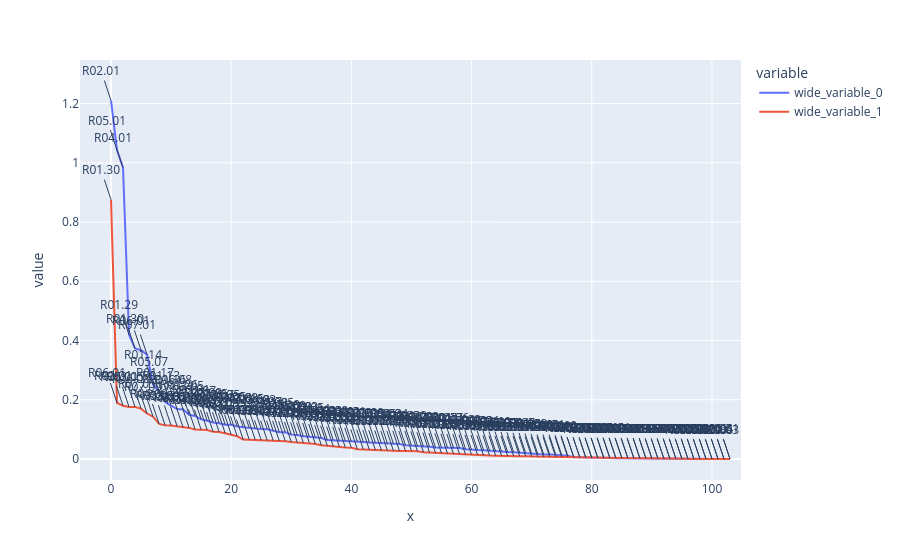

Write notebook code for a chart like this one.
### Code cell
ys=[DH_list_opt, DH_list_exp]
fig = px.line(x=range(idx),y=ys.copy())
for i, name in enumerate(names_opt):
    x_text = i
    y_text = ys[0][i]
    fig.add_annotation(x=x_text, y=y_text, text=name)
    
for i, name in enumerate(names_exp):
    x_text = i
    y_text = ys[1][i]
    fig.add_annotation(x=x_text, y=y_text, text=name)

fig.show()

### Figure 1 — Plotly figure (JSON) as saved in the notebook; plotly's stock layout.template omitted (floating-point values rounded to 4 significant figures)
{"data": [{"hovertemplate": "variable=wide_variable_0<br>x=%{x}<br>value=%{y}<extra></extra>", "legendgroup": "wide_variable_0", "line": {"color": "#636efa", "dash": "solid"}, "marker": {"symbol": "circle"}, "mode": "lines", "name": "wide_variable_0", "orientation": "v", "showlegend": true, "type": "scatter", "x": [0, 1, 2, 3, 4, 5, 6, 7, 8, 9, 10, 11, 12, 13, 14, 15, 16, 17, 18, 19, 20, 21, 22, 23, 24, 25, 26, 27, 28, 29, 30, 31, 32, 33, 34, 35, 36, 37, 38, 39, 40, 41, 42, 43, 44, 45, 46, 47, 48, 49, 50, 51, 52, 53, 54, 55, 56, 57, 58, 59, 60, 61, 62, 63, 64, 65, 66, 67, 68, 69, 70, 71, 72, 73, 74, 75, 76, 77, 78, 79, 80, 81, 82, 83, 84, 85, 86, 87, 88, 89, 90, 91, 92, 93, 94, 95, 96, 97, 98, 99, 100, 101, 102, 103], "xaxis": "x", "y": [1.21, 1.043, 0.9834, 0.4191, 0.373, 0.3671, 0.3524, 0.2506, 0.228, 0.1921, 0.18, 0.1685, 0.1674, 0.1496, 0.1454, 0.134, 0.1292, 0.1231, 0.121, 0.1161, 0.1156, 0.11, 0.1071, 0.1049, 0.1015, 0.1009, 0.1004, 0.09454, 0.09072, 0.09032, 0.08228, 0.08066, 0.07641, 0.07532, 0.07304, 0.07082, 0.06381, 0.06305, 0.0616, 0.06054, 0.05948, 0.05897, 0.05703, 0.05595, 0.05465, 0.05293, 0.05214, 0.05137, 0.05077, 0.04658, 0.04583, 0.0442, 0.04223, 0.04124, 0.03902, 0.03872, 0.03798, 0.03749, 0.03748, 0.0332, 0.03046, 0.03018, 0.02982, 0.02806, 0.02543, 0.02523, 0.02364, 0.02286, 0.02088, 0.02051, 0.01828, 0.01755, 0.01529, 0.01506, 0.01492, 0.01293, 0.01141, 0.006035, 0.005829, 0.004919, 0.003264, 0.003248, 0.003144, 0.002996, 0.002935, 0.002664, 0.002624, 0.002527, 0.002441, 0.002115, 0.001842, 0.001805, 0.00152, 0.001448, 0.00103, 0.0009545, 0.0008274, 0.0007147, 0.0006534, 0.0006214, 0.0006182, 0.0005943, 0.0004378, 0.0003493], "yaxis": "y"}, {"hovertemplate": "variable=wide_variable_1<br>x=%{x}<br>value=%{y}<extra></extra>", "legendgroup": "wide_variable_1", "line": {"color": "#EF553B", "dash": "solid"}, "marker": {"symbol": "circle"}, "mode": "lines", "name": "wide_variable_1", "orientation": "v", "showlegend": true, "type": "scatter", "x": [0, 1, 2, 3, 4, 5, 6, 7, 8, 9, 10, 11, 12, 13, 14, 15, 16, 17, 18, 19, 20, 21, 22, 23, 24, 25, 26, 27, 28, 29, 30, 31, 32, 33, 34, 35, 36, 37, 38, 39, 40, 41, 42, 43, 44, 45, 46, 47, 48, 49, 50, 51, 52, 53, 54, 55, 56, 57, 58, 59, 60, 61, 62, 63, 64, 65, 66, 67, 68, 69, 70, 71, 72, 73, 74, 75, 76, 77, 78, 79, 80, 81, 82, 83, 84, 85, 86, 87, 88, 89, 90, 91, 92, 93, 94, 95, 96, 97, 98, 99, 100, 101, 102, 103], "xaxis": "x", "y": [0.8758, 0.1897, 0.1798, 0.1759, 0.1757, 0.17, 0.1535, 0.1428, 0.1183, 0.1141, 0.1131, 0.1105, 0.1062, 0.105, 0.09966, 0.09887, 0.09809, 0.09167, 0.091, 0.08689, 0.0825, 0.0766, 0.06565, 0.06512, 0.06479, 0.06314, 0.06237, 0.06198, 0.06166, 0.06024, 0.05733, 0.05576, 0.05547, 0.05422, 0.0507, 0.04671, 0.0445, 0.04162, 0.04145, 0.03849, 0.03778, 0.03286, 0.0317, 0.03061, 0.02977, 0.02861, 0.02797, 0.02765, 0.02739, 0.02735, 0.02714, 0.02595, 0.02288, 0.02171, 0.02011, 0.01952, 0.01793, 0.01699, 0.01647, 0.01491, 0.01384, 0.01348, 0.01171, 0.01166, 0.01113, 0.01012, 0.0101, 0.009506, 0.009488, 0.009389, 0.008084, 0.007507, 0.007411, 0.007264, 0.007108, 0.006951, 0.006921, 0.006363, 0.005479, 0.004975, 0.00467, 0.004503, 0.004377, 0.004308, 0.004257, 0.003729, 0.003015, 0.00298, 0.002929, 0.002763, 0.001831, 0.001688, 0.001285, 0.0008157, 0.0007023, 0.000651, 0.0005978, 0.0, 0.0, 0.0, 0.0, 0.0, 0.0, 0.0], "yaxis": "y"}], "layout": {"annotations": [{"text": "R02.01", "x": 0, "y": 1.21}, {"text": "R05.01", "x": 1, "y": 1.043}, {"text": "R04.01", "x": 2, "y": 0.9834}, {"text": "R01.29", "x": 3, "y": 0.4191}, {"text": "R01.30", "x": 4, "y": 0.373}, {"text": "R06.01", "x": 5, "y": 0.3671}, {"text": "R07.01", "x": 6, "y": 0.3524}, {"text": "R01.14", "x": 7, "y": 0.2506}, {"text": "R05.07", "x": 8, "y": 0.228}, {"text": "R01.17", "x": 9, "y": 0.1921}, {"text": "R01.13", "x": 10, "y": 0.18}, {"text": "R01.16", "x": 11, "y": 0.1685}, {"text": "R06.08", "x": 12, "y": 0.1674}, {"text": "R01.26", "x": 13, "y": 0.1496}, {"text": "R03.05", "x": 14, "y": 0.1454}, {"text": "R03.01", "x": 15, "y": 0.134}, {"text": "R02.07", "x": 16, "y": 0.1292}, {"text": "R07.09", "x": 17, "y": 0.1231}, {"text": "R07.05", "x": 18, "y": 0.121}, {"text": "R03.07", "x": 19, "y": 0.1161}, {"text": "R06.05", "x": 20, "y": 0.1156}, {"text": "R04.05", "x": 21, "y": 0.11}, {"text": "R04.08", "x": 22, "y": 0.1071}, {"text": "R07.08", "x": 23, "y": 0.1049}, {"text": "R01.15", "x": 24, "y": 0.1015}, {"text": "R03.08", "x": 25, "y": 0.1009}, {"text": "R04.03", "x": 26, "y": 0.1004}, {"text": "R04.07", "x": 27, "y": 0.09454}, {"text": "R05.08", "x": 28, "y": 0.09072}, {"text": "R02.05", "x": 29, "y": 0.09032}, {"text": "R07.10", "x": 30, "y": 0.08228}, {"text": "R06.09", "x": 31, "y": 0.08066}, {"text": "R04.09", "x": 32, "y": 0.07641}, {"text": "R07.03", "x": 33, "y": 0.07532}, {"text": "R05.05", "x": 34, "y": 0.07304}, {"text": "R01.24", "x": 35, "y": 0.07082}, {"text": "R02.03", "x": 36, "y": 0.06381}, {"text": "R01.23", "x": 37, "y": 0.06305}, {"text": "R02.08", "x": 38, "y": 0.0616}, {"text": "R01.10", "x": 39, "y": 0.06054}, {"text": "R01.12", "x": 40, "y": 0.05948}, {"text": "R01.21", "x": 41, "y": 0.05897}, {"text": "R01.03", "x": 42, "y": 0.05703}, {"text": "R01.11", "x": 43, "y": 0.05595}, {"text": "R03.09", "x": 44, "y": 0.05465}, {"text": "R05.09", "x": 45, "y": 0.05293}, {"text": "R01.25", "x": 46, "y": 0.05214}, {"text": "R05.03", "x": 47, "y": 0.05137}, {"text": "R04.04", "x": 48, "y": 0.05077}, {"text": "R02.04", "x": 49, "y": 0.04658}, {"text": "R03.03", "x": 50, "y": 0.04583}, {"text": "R01.22", "x": 51, "y": 0.0442}, {"text": "R02.09", "x": 52, "y": 0.04223}, {"text": "R06.03", "x": 53, "y": 0.04124}, {"text": "R04.10", "x": 54, "y": 0.03902}, {"text": "R05.04", "x": 55, "y": 0.03872}, {"text": "R01.07", "x": 56, "y": 0.03798}, {"text": "R00.17", "x": 57, "y": 0.03749}, {"text": "R01.06", "x": 58, "y": 0.03748}, {"text": "R03.04", "x": 59, "y": 0.0332}, {"text": "R01.02", "x": 60, "y": 0.03046}, {"text": "R01.20", "x": 61, "y": 0.03018}, {"text": "R00.23", "x": 62, "y": 0.02982}, {"text": "R06.04", "x": 63, "y": 0.02806}, {"text": "R07.11", "x": 64, "y": 0.02543}, {"text": "R06.10", "x": 65, "y": 0.02523}, {"text": "R06.07", "x": 66, "y": 0.02364}, {"text": "R01.09", "x": 67, "y": 0.02286}, {"text": "R07.04", "x": 68, "y": 0.02088}, {"text": "R07.07", "x": 69, "y": 0.02051}, {"text": "R00.05", "x": 70, "y": 0.01828}, {"text": "R01.08", "x": 71, "y": 0.01755}, {"text": "R05.10", "x": 72, "y": 0.01529}, {"text": "R02.10", "x": 73, "y": 0.01506}, {"text": "R04.51", "x": 74, "y": 0.01492}, {"text": "R01.01", "x": 75, "y": 0.01293}, {"text": "R03.10", "x": 76, "y": 0.01141}, {"text": "R05.51", "x": 77, "y": 0.006035}, {"text": "R00.20", "x": 78, "y": 0.005829}, {"text": "R07.12", "x": 79, "y": 0.004919}, {"text": "R02.51", "x": 80, "y": 0.003264}, {"text": "R07.51", "x": 81, "y": 0.003248}, {"text": "R00.28", "x": 82, "y": 0.003144}, {"text": "R00.10", "x": 83, "y": 0.002996}, {"text": "R00.08", "x": 84, "y": 0.002935}, {"text": "R00.09", "x": 85, "y": 0.002664}, {"text": "R00.18", "x": 86, "y": 0.002624}, {"text": "R00.27", "x": 87, "y": 0.002527}, {"text": "R00.19", "x": 88, "y": 0.002441}, {"text": "R00.02", "x": 89, "y": 0.002115}, {"text": "R00.25", "x": 90, "y": 0.001842}, {"text": "R03.51", "x": 91, "y": 0.001805}, {"text": "R00.07", "x": 92, "y": 0.00152}, {"text": "R00.12", "x": 93, "y": 0.001448}, {"text": "R00.21", "x": 94, "y": 0.00103}, {"text": "R00.13", "x": 95, "y": 0.0009545}, {"text": "R00.26", "x": 96, "y": 0.0008274}, {"text": "R00.22", "x": 97, "y": 0.0007147}, {"text": "R00.03", "x": 98, "y": 0.0006534}, {"text": "R00.11", "x": 99, "y": 0.0006214}, {"text": "R00.14", "x": 100, "y": 0.0006182}, {"text": "R00.06", "x": 101, "y": 0.0005943}, {"text": "R00.04", "x": 102, "y": 0.0004378}, {"text": "R06.51", "x": 103, "y": 0.0003493}, {"text": "R01.30", "x": 0, "y": 0.8758}, {"text": "R06.01", "x": 1, "y": 0.1897}, {"text": "R02.01", "x": 2, "y": 0.1798}, {"text": "R05.01", "x": 3, "y": 0.1759}, {"text": "R03.05", "x": 4, "y": 0.1757}, {"text": "R06.08", "x": 5, "y": 0.17}, {"text": "R07.05", "x": 6, "y": 0.1535}, {"text": "R07.09", "x": 7, "y": 0.1428}, {"text": "R04.08", "x": 8, "y": 0.1183}, {"text": "R05.05", "x": 9, "y": 0.1141}, {"text": "R03.09", "x": 10, "y": 0.1131}, {"text": "R04.05", "x": 11, "y": 0.1105}, {"text": "R04.01", "x": 12, "y": 0.1062}, {"text": "R07.10", "x": 13, "y": 0.105}, {"text": "R04.09", "x": 14, "y": 0.09966}, {"text": "R01.26", "x": 15, "y": 0.09887}, {"text": "R03.08", "x": 16, "y": 0.09809}, {"text": "R06.05", "x": 17, "y": 0.09167}, {"text": "R05.08", "x": 18, "y": 0.091}, {"text": "R03.01", "x": 19, "y": 0.08689}, {"text": "R01.25", "x": 20, "y": 0.0825}, {"text": "R04.03", "x": 21, "y": 0.0766}, {"text": "R06.09", "x": 22, "y": 0.06565}, {"text": "R02.05", "x": 23, "y": 0.06512}, {"text": "R07.01", "x": 24, "y": 0.06479}, {"text": "R01.14", "x": 25, "y": 0.06314}, {"text": "R05.09", "x": 26, "y": 0.06237}, {"text": "R04.04", "x": 27, "y": 0.06198}, {"text": "R05.03", "x": 28, "y": 0.06166}, {"text": "R01.10", "x": 29, "y": 0.06024}, {"text": "R02.08", "x": 30, "y": 0.05733}, {"text": "R02.09", "x": 31, "y": 0.05576}, {"text": "R01.16", "x": 32, "y": 0.05547}, {"text": "R01.23", "x": 33, "y": 0.05422}, {"text": "R06.03", "x": 34, "y": 0.0507}, {"text": "R02.04", "x": 35, "y": 0.04671}, {"text": "R01.24", "x": 36, "y": 0.0445}, {"text": "R03.03", "x": 37, "y": 0.04162}, {"text": "R02.03", "x": 38, "y": 0.04145}, {"text": "R07.04", "x": 39, "y": 0.03849}, {"text": "R05.04", "x": 40, "y": 0.03778}, {"text": "R01.21", "x": 41, "y": 0.03286}, {"text": "R04.10", "x": 42, "y": 0.0317}, {"text": "R01.06", "x": 43, "y": 0.03061}, {"text": "R01.11", "x": 44, "y": 0.02977}, {"text": "R01.17", "x": 45, "y": 0.02861}, {"text": "R01.22", "x": 46, "y": 0.02797}, {"text": "R01.13", "x": 47, "y": 0.02765}, {"text": "R03.04", "x": 48, "y": 0.02739}, {"text": "R01.12", "x": 49, "y": 0.02735}, {"text": "R07.11", "x": 50, "y": 0.02714}, {"text": "R07.03", "x": 51, "y": 0.02595}, {"text": "R01.01", "x": 52, "y": 0.02288}, {"text": "R06.10", "x": 53, "y": 0.02171}, {"text": "R01.20", "x": 54, "y": 0.02011}, {"text": "R01.02", "x": 55, "y": 0.01952}, {"text": "R00.05", "x": 56, "y": 0.01793}, {"text": "R01.07", "x": 57, "y": 0.01699}, {"text": "R00.10", "x": 58, "y": 0.01647}, {"text": "R00.08", "x": 59, "y": 0.01491}, {"text": "R05.10", "x": 60, "y": 0.01384}, {"text": "R01.09", "x": 61, "y": 0.01348}, {"text": "R00.09", "x": 62, "y": 0.01171}, {"text": "R01.15", "x": 63, "y": 0.01166}, {"text": "R01.08", "x": 64, "y": 0.01113}, {"text": "R06.07", "x": 65, "y": 0.01012}, {"text": "R00.28", "x": 66, "y": 0.0101}, {"text": "R00.25", "x": 67, "y": 0.009506}, {"text": "R02.10", "x": 68, "y": 0.009488}, {"text": "R07.51", "x": 69, "y": 0.009389}, {"text": "R00.13", "x": 70, "y": 0.008084}, {"text": "R07.07", "x": 71, "y": 0.007507}, {"text": "R00.07", "x": 72, "y": 0.007411}, {"text": "R03.10", "x": 73, "y": 0.007264}, {"text": "R00.14", "x": 74, "y": 0.007108}, {"text": "R00.27", "x": 75, "y": 0.006951}, {"text": "R00.12", "x": 76, "y": 0.006921}, {"text": "R03.07", "x": 77, "y": 0.006363}, {"text": "R00.20", "x": 78, "y": 0.005479}, {"text": "R00.18", "x": 79, "y": 0.004975}, {"text": "R02.07", "x": 80, "y": 0.00467}, {"text": "R06.04", "x": 81, "y": 0.004503}, {"text": "R00.26", "x": 82, "y": 0.004377}, {"text": "R04.51", "x": 83, "y": 0.004308}, {"text": "R00.19", "x": 84, "y": 0.004257}, {"text": "R00.21", "x": 85, "y": 0.003729}, {"text": "R06.51", "x": 86, "y": 0.003015}, {"text": "R00.11", "x": 87, "y": 0.00298}, {"text": "R00.23", "x": 88, "y": 0.002929}, {"text": "R07.08", "x": 89, "y": 0.002763}, {"text": "R05.07", "x": 90, "y": 0.001831}, {"text": "R05.51", "x": 91, "y": 0.001688}, {"text": "R03.51", "x": 92, "y": 0.001285}, {"text": "R07.12", "x": 93, "y": 0.0008157}, {"text": "R04.07", "x": 94, "y": 0.0007023}, {"text": "R02.51", "x": 95, "y": 0.000651}, {"text": "R00.22", "x": 96, "y": 0.0005978}, {"text": "R00.17", "x": 97, "y": 0}, {"text": "R00.04", "x": 98, "y": 0}, {"text": "R00.02", "x": 99, "y": 0}, {"text": "R01.29", "x": 100, "y": 0}, {"text": "R01.03", "x": 101, "y": 0}, {"text": "R00.06", "x": 102, "y": 0}, {"text": "R00.03", "x": 103, "y": 0}], "legend": {"title": {"text": "variable"}, "tracegroupgap": 0}, "margin": {"t": 60}, "xaxis": {"anchor": "y", "domain": [0, 1], "title": {"text": "x"}}, "yaxis": {"anchor": "x", "domain": [0, 1], "title": {"text": "value"}}}}
